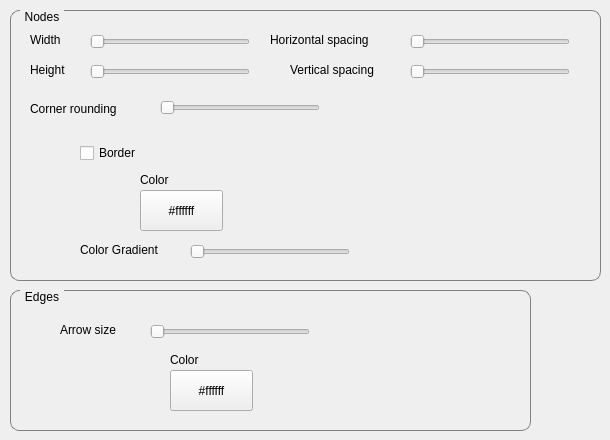
   <widget class="QWidget" name="graphs_tab">
    <attribute name="title">
     <string>Graphs</string>
    </attribute>
    <widget class="QGroupBox" name="groupBox_3">
     <property name="geometry">
      <rect>
       <x>10</x>
       <y>10</y>
       <width>591</width>
       <height>271</height>
      </rect>
     </property>
     <property name="layoutDirection">
      <enum>Qt::LeftToRight</enum>
     </property>
     <property name="styleSheet">
      <string notr="true">QGroupBox {
    border: 1px solid gray;
    border-radius: 9px;
    margin-top: 0.5em;
}

QGroupBox::title {
    subcontrol-origin: margin;
    left: 10px;
    padding: 0 3px 0 3px;
}</string>
     </property>
     <property name="title">
      <string>Nodes</string>
     </property>
     <widget class="QLabel" name="label_10">
      <property name="geometry">
       <rect>
        <x>130</x>
        <y>160</y>
        <width>61</width>
        <height>20</height>
       </rect>
      </property>
      <property name="text">
       <string>Color</string>
      </property>
     </widget>
     <widget class="QCheckBox" name="graph_node_use_border_cb">
      <property name="geometry">
       <rect>
        <x>70</x>
        <y>130</y>
        <width>94</width>
        <height>26</height>
       </rect>
      </property>
      <property name="text">
       <string>Border</string>
      </property>
     </widget>
     <widget class="QPushButton" name="graph_node_color_pb">
      <property name="geometry">
       <rect>
        <x>130</x>
        <y>180</y>
        <width>83</width>
        <height>41</height>
       </rect>
      </property>
      <property name="text">
       <string>#ffffff</string>
      </property>
     </widget>
     <widget class="QSlider" name="graph_node_color_gradient_slider">
      <property name="geometry">
       <rect>
        <x>180</x>
        <y>230</y>
        <width>160</width>
        <height>24</height>
       </rect>
      </property>
      <property name="toolTip">
       <string>Color gradient</string>
      </property>
      <property name="minimum">
       <number>100</number>
      </property>
      <property name="maximum">
       <number>200</number>
      </property>
      <property name="orientation">
       <enum>Qt::Horizontal</enum>
      </property>
     </widget>
     <widget class="QLabel" name="label_17">
      <property name="geometry">
       <rect>
        <x>70</x>
        <y>230</y>
        <width>101</width>
        <height>20</height>
       </rect>
      </property>
      <property name="text">
       <string>Color Gradient</string>
      </property>
     </widget>
     <widget class="QLabel" name="label_13">
      <property name="geometry">
       <rect>
        <x>20</x>
        <y>50</y>
        <width>51</width>
        <height>20</height>
       </rect>
      </property>
      <property name="text">
       <string>Height</string>
      </property>
     </widget>
     <widget class="QLabel" name="label_16">
      <property name="geometry">
       <rect>
        <x>20</x>
        <y>20</y>
        <width>51</width>
        <height>20</height>
       </rect>
      </property>
      <property name="text">
       <string>Width</string>
      </property>
     </widget>
     <widget class="QSlider" name="graph_node_width_slider">
      <property name="geometry">
       <rect>
        <x>80</x>
        <y>20</y>
        <width>160</width>
        <height>24</height>
       </rect>
      </property>
      <property name="toolTip">
       <string>Graph node width</string>
      </property>
      <property name="minimum">
       <number>20</number>
      </property>
      <property name="maximum">
       <number>400</number>
      </property>
      <property name="orientation">
       <enum>Qt::Horizontal</enum>
      </property>
     </widget>
     <widget class="QSlider" name="graph_node_height_slider">
      <property name="geometry">
       <rect>
        <x>80</x>
        <y>50</y>
        <width>160</width>
        <height>24</height>
       </rect>
      </property>
      <property name="toolTip">
       <string>Graph node height</string>
      </property>
      <property name="minimum">
       <number>10</number>
      </property>
      <property name="maximum">
       <number>200</number>
      </property>
      <property name="orientation">
       <enum>Qt::Horizontal</enum>
      </property>
     </widget>
     <widget class="QSlider" name="graph_node_v_spacing_slider">
      <property name="geometry">
       <rect>
        <x>400</x>
        <y>50</y>
        <width>160</width>
        <height>24</height>
       </rect>
      </property>
      <property name="toolTip">
       <string>Graph node vertical spacing</string>
      </property>
      <property name="minimum">
       <number>20</number>
      </property>
      <property name="maximum">
       <number>400</number>
      </property>
      <property name="orientation">
       <enum>Qt::Horizontal</enum>
      </property>
     </widget>
     <widget class="QLabel" name="label_18">
      <property name="geometry">
       <rect>
        <x>260</x>
        <y>20</y>
        <width>131</width>
        <height>20</height>
       </rect>
      </property>
      <property name="text">
       <string>Horizontal spacing</string>
      </property>
     </widget>
     <widget class="QSlider" name="graph_node_h_spacing_slider">
      <property name="geometry">
       <rect>
        <x>400</x>
        <y>20</y>
        <width>160</width>
        <height>24</height>
       </rect>
      </property>
      <property name="toolTip">
       <string>Graph node horizontal spacing</string>
      </property>
      <property name="minimum">
       <number>40</number>
      </property>
      <property name="maximum">
       <number>800</number>
      </property>
      <property name="orientation">
       <enum>Qt::Horizontal</enum>
      </property>
     </widget>
     <widget class="QLabel" name="label_20">
      <property name="geometry">
       <rect>
        <x>280</x>
        <y>50</y>
        <width>111</width>
        <height>20</height>
       </rect>
      </property>
      <property name="text">
       <string>Vertical spacing</string>
      </property>
     </widget>
     <widget class="QLabel" name="label_34">
      <property name="geometry">
       <rect>
        <x>20</x>
        <y>90</y>
        <width>121</width>
        <height>17</height>
       </rect>
      </property>
      <property name="text">
       <string>Corner rounding</string>
      </property>
     </widget>
     <widget class="QSlider" name="graph_node_corner_rounding_slider">
      <property name="geometry">
       <rect>
        <x>150</x>
        <y>90</y>
        <width>160</width>
        <height>16</height>
       </rect>
      </property>
      <property name="orientation">
       <enum>Qt::Horizontal</enum>
      </property>
     </widget>
    </widget>
    <widget class="QGroupBox" name="groupBox_4">
     <property name="geometry">
      <rect>
       <x>10</x>
       <y>290</y>
       <width>521</width>
       <height>141</height>
      </rect>
     </property>
     <property name="styleSheet">
      <string notr="true">QGroupBox {
    border: 1px solid gray;
    border-radius: 9px;
    margin-top: 0.5em;
}

QGroupBox::title {
    subcontrol-origin: margin;
    left: 10px;
    padding: 0 3px 0 3px;
}</string>
     </property>
     <property name="title">
      <string>Edges</string>
     </property>
     <widget class="QSlider" name="graph_edge_arrow_size_slider">
      <property name="geometry">
       <rect>
        <x>140</x>
        <y>30</y>
        <width>160</width>
        <height>24</height>
       </rect>
      </property>
      <property name="toolTip">
       <string>Arrow size</string>
      </property>
      <property name="minimum">
       <number>3</number>
      </property>
      <property name="maximum">
       <number>50</number>
      </property>
      <property name="orientation">
       <enum>Qt::Horizontal</enum>
      </property>
     </widget>
     <widget class="QLabel" name="label_31">
      <property name="geometry">
       <rect>
        <x>50</x>
        <y>30</y>
        <width>101</width>
        <height>20</height>
       </rect>
      </property>
      <property name="text">
       <string>Arrow size</string>
      </property>
     </widget>
     <widget class="QLabel" name="label_32">
      <property name="geometry">
       <rect>
        <x>160</x>
        <y>60</y>
        <width>61</width>
        <height>20</height>
       </rect>
      </property>
      <property name="text">
       <string>Color</string>
      </property>
     </widget>
     <widget class="QPushButton" name="graph_edge_color_pb">
      <property name="geometry">
       <rect>
        <x>160</x>
        <y>80</y>
        <width>83</width>
        <height>41</height>
       </rect>
      </property>
      <property name="text">
       <string>#ffffff</string>
      </property>
     </widget>
    </widget>
   </widget>
